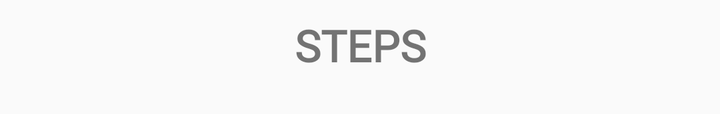
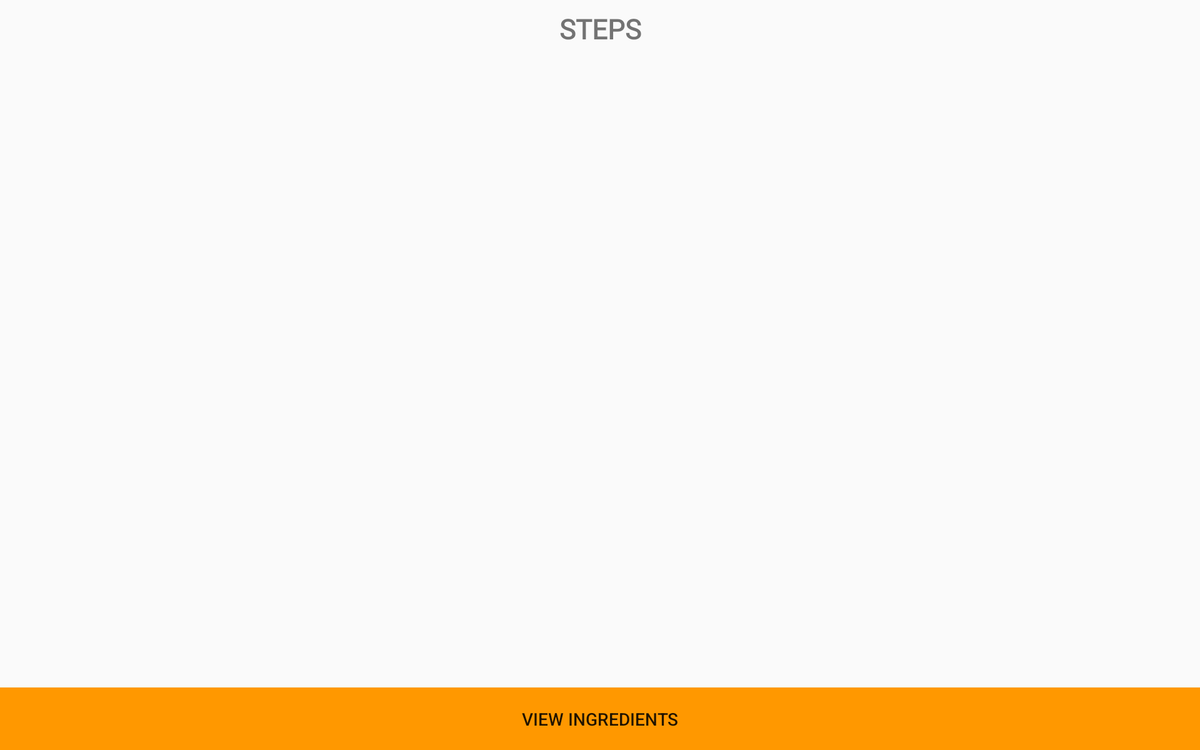

One screen, two layout resources from the same app: the default and the repository's alternative for another configuration. Each is rendered where Android would select it; the XML of both is given below.
<!-- AndroidManifest.xml: application theme AppTheme -->
<!-- res/layout/fragment_steps_list.xml -->
<?xml version="1.0" encoding="utf-8"?>
<LinearLayout
  xmlns:android="http://schemas.android.com/apk/res/android"
  android:layout_width="match_parent"
  android:layout_height="wrap_content"
  android:orientation="vertical">


    <TextView
      android:id="@+id/steps_label"
      android:textStyle="bold"
      android:layout_width="match_parent"
      android:layout_height="wrap_content"
      android:layout_marginTop="8dp"
      android:layout_marginBottom="8dp"
      android:layout_gravity="center"
      android:fontFamily="@font/montserrat"
      android:text="@string/steps"
      android:textAlignment="center"
      android:textSize="22sp"/>

    <android.support.v7.widget.RecyclerView
      android:id="@+id/rv_fragment_step_list"
      android:layout_width="match_parent"
      android:layout_height="wrap_content"
      android:layout_marginBottom="12dp"
      android:layout_marginLeft="8dp">
    </android.support.v7.widget.RecyclerView>


  </LinearLayout>
<!-- resources referenced by this layout -->
<resources>
  <string name="steps">STEPS</string>
  <style name="AppTheme" parent="Theme.AppCompat.Light.DarkActionBar">
      
      <item name="colorPrimary">@color/colorPrimary</item>
      <item name="colorPrimaryDark">@color/colorPrimaryDark</item>
      <item name="colorAccent">@color/colorAccent</item>
    </style>
  <color name="colorPrimary">#FF9800</color>
  <color name="colorPrimaryDark">#F57C00</color>
  <color name="colorAccent">#00BCD4</color>
</resources>
<!-- res/layout-sw600dp-land/fragment_steps_list.xml (the repository's variant of the layout above) -->
<!-- drawn on a 7-inch tablet turned sideways -->
<?xml version="1.0" encoding="utf-8"?>
<RelativeLayout
  xmlns:android="http://schemas.android.com/apk/res/android"
  android:layout_width="wrap_content"
  android:layout_height="wrap_content">

  <TextView
    android:id="@+id/steps_label"
    android:textStyle="bold"
    android:layout_width="match_parent"
    android:layout_height="wrap_content"
    android:layout_marginTop="8dp"
    android:layout_marginBottom="8dp"
    android:layout_alignParentTop="true"
    android:layout_gravity="center"
    android:fontFamily="@font/montserrat"
    android:text="@string/steps"
    android:textAlignment="center"
    android:textSize="22sp"/>
  <ScrollView
    android:layout_width="match_parent"
    android:layout_height="wrap_content"
    android:layout_below="@id/steps_label">

    <android.support.v7.widget.RecyclerView
      android:id="@+id/rv_fragment_step_list"
      android:layout_width="match_parent"
      android:layout_height="wrap_content"
      android:layout_marginBottom="12dp"
      android:layout_marginLeft="8dp"
      android:paddingBottom="@dimen/exo_media_button_height">
    </android.support.v7.widget.RecyclerView>
  </ScrollView>

  <Button
    android:id="@+id/btn_view_ingredients"
    android:layout_width="match_parent"
    android:layout_height="@dimen/btn_height_tablet"
    android:layout_alignParentBottom="true"
    android:background="@color/colorPrimary"
    android:text="@string/view_ingredients"
    >
  </Button>

</RelativeLayout>
<!-- resources referenced by the variant -->
<!-- as a 7-inch tablet turned sideways resolves them -->
<resources>
  <color name="colorPrimary">#FF9800</color>
  <dimen name="btn_height_tablet">50dp</dimen>
  <string name="steps">STEPS</string>
  <string name="view_ingredients">View Ingredients</string>
  <style name="AppTheme" parent="Theme.AppCompat.Light.DarkActionBar">
      
      <item name="colorPrimary">@color/colorPrimary</item>
      <item name="colorPrimaryDark">@color/colorPrimaryDark</item>
      <item name="colorAccent">@color/colorAccent</item>
    </style>
  <color name="colorPrimaryDark">#F57C00</color>
  <color name="colorAccent">#00BCD4</color>
</resources>
